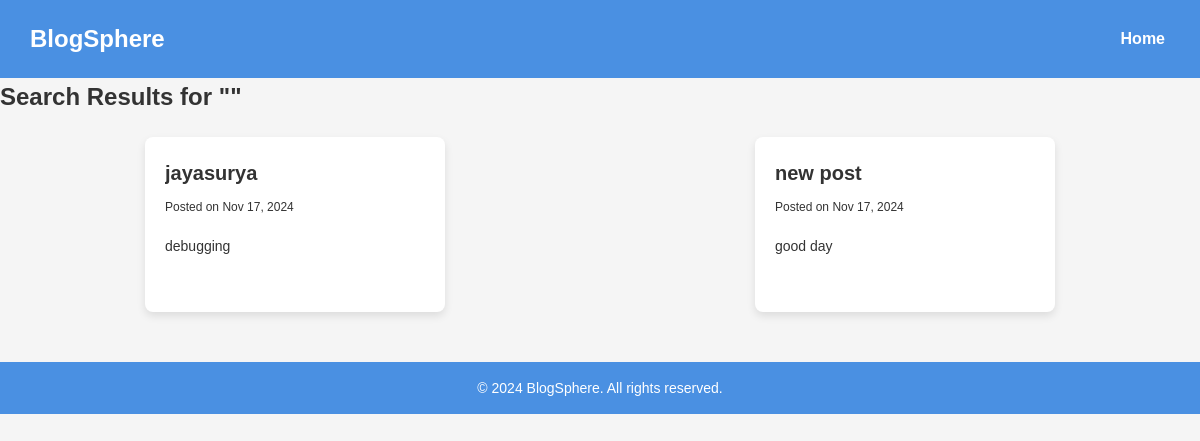
The page /search/ on the database as committed earlier.
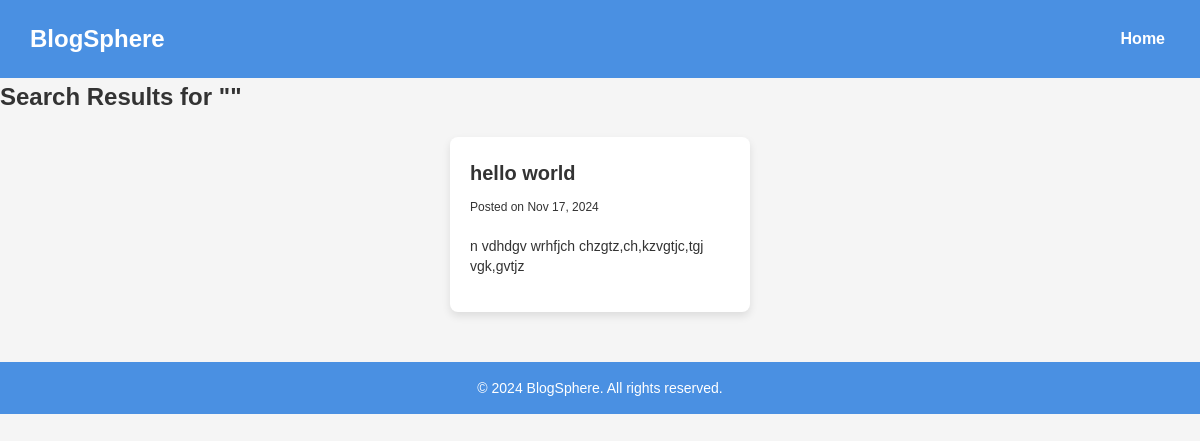
The same page on the database as committed later.
### myapp/models.py (models this page shows, shortened)
class Post(models.Model):
    author = models.ForeignKey(User, on_delete=models.CASCADE)  # Link each post to a user
    title = models.CharField(max_length=100)
    content = models.TextField()
    category = models.CharField(
        max_length=50,
        choices=[
            ('tech', 'Technology'),
            ('life', 'Lifestyle'),
            ('food', 'Food'),
            ('travel', 'Travel'),
        ],
        default='tech',
    )
    created_at = models.DateTimeField(auto_now_add=True)  # Automatically set when a post is created

### myapp/views.py (the view)
# urls.py: path('search/', views.search_blogs, name='search_blogs'),
def search_blogs(request):
    query = request.GET.get('query', '')
    results = Post.objects.filter(
        Q(title__icontains=query) | Q(content__icontains=query)
    )
    return render(request, 'search_results.html', {'query': query, 'results': results})

### myapp/templates/search_results.html (shortened to what this page needs)
{% load static %}
<!DOCTYPE html>
<html lang="en">
<head>
    <link rel="stylesheet" type="text/css" href="{% static 'home.css' %}">
</head>
<body>
    <header>
        <nav>
            <div class="logo">
                <h1>BlogSphere</h1>
            </div>
            <ul class="nav-links">
                <li><a href="{% url 'home' %}">Home</a></li>
            </ul>
        </nav>
    </header>
    <section class="search-results">
        <h2>Search Results for "{{ query }}"</h2>
        {% if results %}
            <div class="blog-container">
                {% for post in results %}
                    <a href="{% url 'post_detail' post.id %}" class="blog-post">
                        <h3>{{ post.title }}</h3>
                        <p class="meta">Posted on {{ post.created_at|date:"M d, Y" }}</p>
                        <p>{{ post.content|truncatewords:20 }}</p>
                    </a>
                {% endfor %}
            </div>
        {% else %}
            <p>No blogs found for your search.</p>
        {% endif %}
    </section>
    <footer>
        <p>&copy; 2024 BlogSphere. All rights reserved.</p>
    </footer>
</body>
</html>

Rows that differ between the two databases and show on the page:
removed Post: title "jayasurya", created_at "Nov 17, 2024", content "debugging"
removed Post: title "new post", created_at "Nov 17, 2024", content "good day"
added Post: title "hello world", created_at "Nov 17, 2024", content "n vdhdgv wrhfjch chzgtz,ch,kzvgtjc,tgj vgk,gvtjz"
